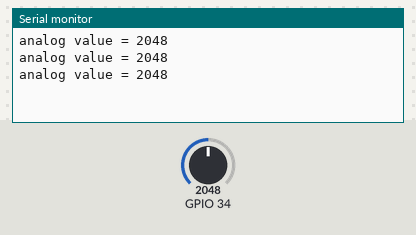
Recording of a sketch running on a simulated ESP32. Parts: the last lines printed to the serial monitor. The inputs (shaded band) are chosen by the test bench; at power-on: GPIO 34 = 2048.

Above: at 1.3 s.
1.4 s: GPIO 34 set to 2866
At 1.9 s:
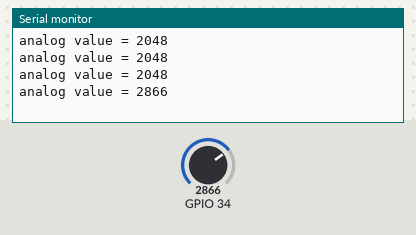
2.9 s: GPIO 34 set to 3603
At 3.4 s:
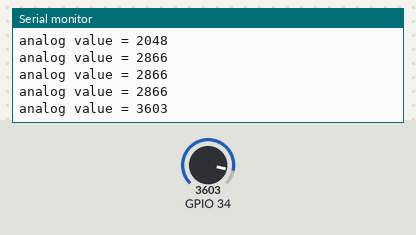
Timing chart, 0 to 5.9 s (numbered marks = the images above; inputs shaded):
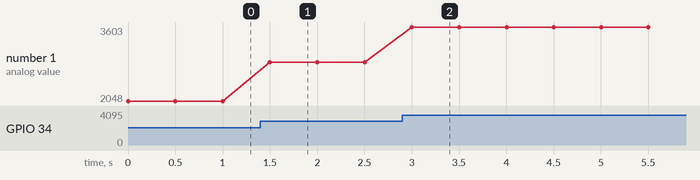

The sketch:

LAB03-AnalogRead.ino
```cpp
int value = 0;

void setup() {
  Serial.begin(115200);
  pinMode(34,INPUT);
}

void loop() {
  value = analogRead(34);
  Serial.print("analog value = ");
  Serial.println(value);
  delay(500);
}
```

Measured:
- after the input at 1.4 s, the serial monitor: prints a new line after 0.10 s (image 1)
- after the input at 2.9 s, the serial monitor: prints a new line after 0.10 s (image 2)
- plotted number 1: 2048 → 2866 after the input at 1.4 s, 2866 → 3603 after the input at 2.9 s
